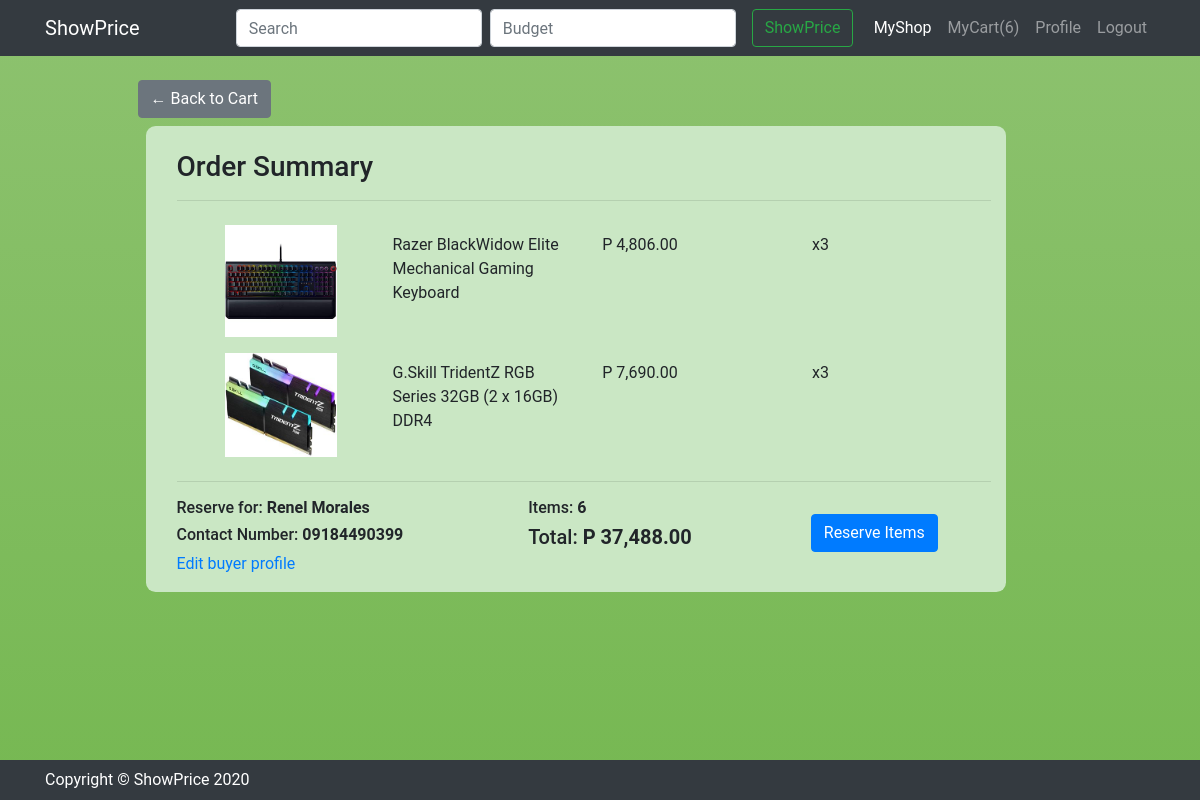
Page /cart/checkout (signed in) on the earlier database version.
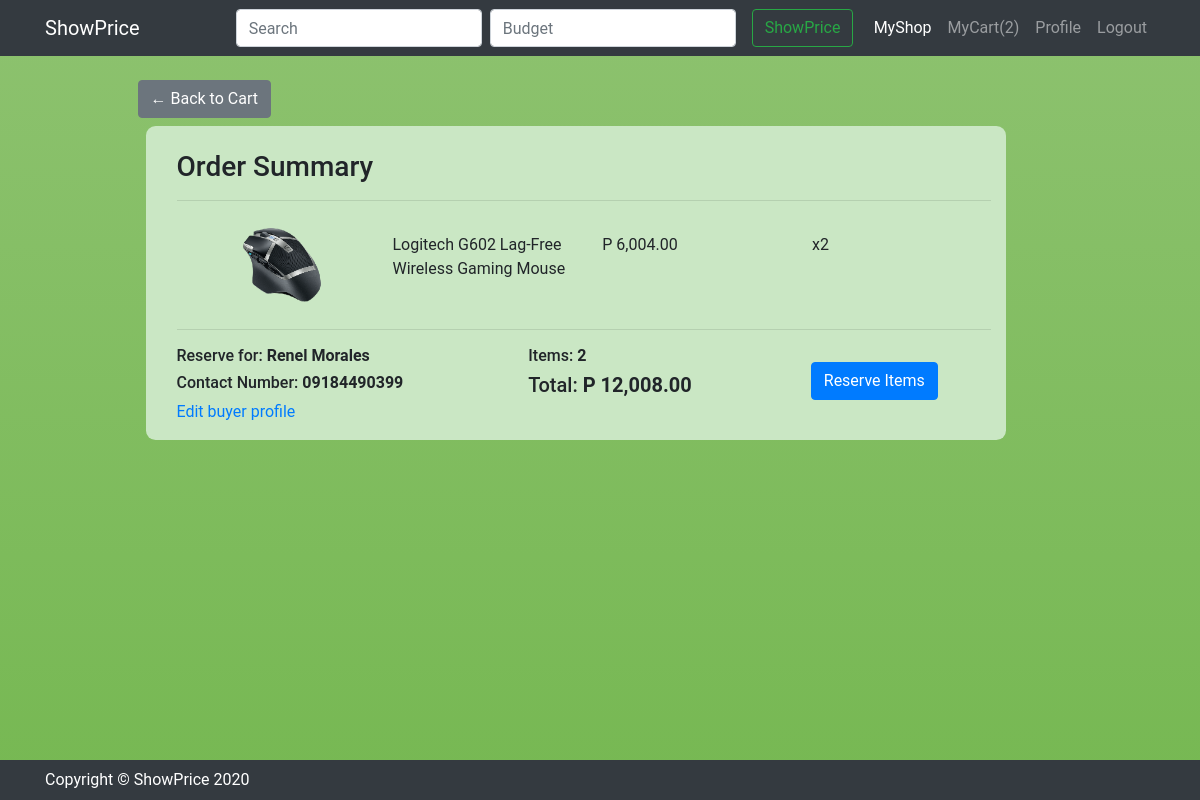
Same page on the later database version.
### cart/models.py (models this page shows, shortened)
class Cart(models.Model):
    user = models.OneToOneField(User, on_delete=models.CASCADE)
    @property
    def get_cart_total(self):
        cartitems = self.cartitem_set.all()
        total = sum([item.get_total for item in cartitems])
        return total
    @property
    def get_cart_items(self):
        cartitems = self.cartitem_set.all()
        total = sum([item.quantity for item in cartitems])
        return total

class CartItem(models.Model):
    product = models.ForeignKey(Product, on_delete=models.CASCADE)
    quantity = models.IntegerField(default=0)
    cart = models.ForeignKey(Cart, on_delete=models.CASCADE)
    @property
    def get_total(self):
        total = self.product.productPrice * self.quantity
        return total

### shop/models.py (models this page shows, shortened)
class Product(models.Model):
    productName = models.CharField(max_length=50, null=False, default='')
    productPrice = models.IntegerField(null=False, default=0)
    productDesc = models.TextField()
    productSpecs = models.TextField()
    productTags = models.CharField(max_length=100, null=False, default='')
    productStocks = models.IntegerField(null=False, default=0)
    productPosted = models.DateTimeField(default = timezone.now)
    store = models.ForeignKey(SellerProfile, on_delete=models.CASCADE, null=True)

class ProductImage(models.Model):
    product = models.OneToOneField(Product, on_delete=models.CASCADE)
    image = models.ImageField(default = 'product_default.jpg', upload_to='product_pics')

### users/models.py (models this page shows, shortened)
class BuyerProfile(models.Model):
    user = models.OneToOneField(User, on_delete=models.CASCADE)
    buyerName = models.CharField(max_length=255)
    buyerAddress = models.CharField(max_length=255)
    buyerContactNumber = models.CharField(max_length = 11)

### cart/views.py (the view)
# urls.py: path('cart/checkout', views.Checkout.as_view(), name='checkout'),
class Checkout(LoginRequiredMixin, ListView):
    model = CartItem
    context_object_name = 'cartitems'
    template_name='cart/checkout.html'
    allow_empty = True
    def get_queryset(self):
        mycart = get_object_or_404(Cart, user=self.request.user)
        return CartItem.objects.filter(cart=mycart)

### users/models.py (called while the page is built)
    def __str__(self):
        return f'{self.storeName}'

### cart/templates/cart/checkout.html
{% extends "cart/base.html" %}
{% load humanize %}
{% load thumbnail %}
{% load static %}
{% block css %}
<link href="{% static 'cart/main.css' %}" rel="stylesheet">
{% endblock css %}
{% block cart %}
<a class="btn btn-secondary offset-1" href="{% url 'my-cart' %}">&#x2190; Back to Cart</a>
<div class="row mt-2 offset-1">
    <div class="col-10 ml-2 table mb-5">
        {% if user.buyerprofile.buyerName == '' %}
        <h5 class="m-5">Set up <a href="{% url 'buyer-profile' %}">buyer profile</a> to checkout.</h3>
        {% else %}
            <div class="box-element mt-4 ml-3">
                {% if not cartitems %}
                    <h3 class="m-3">Your order is empty.</h3>
                {% else %}
                    <h3>Order Summary</h3>
                    <hr>
                    {% for item in cartitems %}
                    <div class="row ml-5">
                        <img class="icon pt-2 pb-2" src="{{ item.product.productimage.image.url }}" />
                        <div class="col ml-4">
                            <p>{{ item.product.productName }}</p>
                        </div>
                        <div class="col">
                            <p>P {{ item.product.productPrice|floatformat:2|intcomma }}</p>
                        </div>
                        <div class="col">
                            <p>x{{ item.quantity }} </p>
                        </div>
                    </div>
                    {% endfor %}
                    <hr>
                    <div class="row pb-3">
                        <div class="col-4">
                            <h6>Reserve for: <strong>{{ user.buyerprofile.buyerName }}</strong></h6>
                            <h6>Contact Number: <strong>{{ user.buyerprofile.buyerContactNumber }}</strong></h6>
                            <a href="{% url 'buyer-profile' %}">Edit buyer profile</a>
                        </div>
                        <div class="col-4 offset-1">
                            <h6>Items: <strong>{{ cartitems.0.cart.get_cart_items|intcomma }}</strong> </h6>
                            <h5>Total: <strong>P {{ cartitems.0.cart.get_cart_total|floatformat:2|intcomma }}</strong> </h5>
                        </div>
                        <div class="col">
                            <button class="btn btn-primary">
                                Reserve Items
                            </button>
                        </div>
                    </div>
                {% endif %}
            </div>
        {% endif %}
    </div>
</div>
{% endblock %}

### shop/templates/shop/base.html (shortened to what this page needs)
{% load static %}
{% load thumbnail %}
<!DOCTYPE html>
<html lang="en">
<head>
  <link rel="stylesheet" href="https://cdn.jsdelivr.net/npm/bootstrap@4.5.3/dist/css/bootstrap.min.css"
>
  {% block css %}
  {% endblock %}
</head>
<body>
  <nav class="navbar navbar-expand-lg navbar-dark bg-dark fixed-top">
    <div class="container">
      <a class="navbar-brand pr-5 mr-5" href="{% url 'shop-home' %}">ShowPrice</a>
      <form method="get" class="form-inline" action="{% url 'shop-home' %}">
        <input class="form-control mr-sm-2" name="q" type="text" id="id_q" placeholder="Search" aria-label="Search">
        <input class="form-control mr-sm-2" name="q" type="number" id="id_q2" placeholder="Budget" aria-label="Search">
        <button class="btn btn-outline-success ml-2" type="submit">ShowPrice</button>
      </form>
      <div class="collapse navbar-collapse" id="navbarResponsive">
        <ul class="navbar-nav ml-auto">
          {% if user.is_authenticated %}
          {% if user.sellerprofile.storeName != '' %}
          <li class="nav-item active">
            <a class="nav-link" href="{% url 'shop-list' user.sellerprofile %}">MyShop
            </a>
          </li>
          {% else %}
          <li class="nav-item active">
            <a class="nav-link" href="{% url 'seller-profile' %}">MyShop
              <span class="sr-only">(current)</span>
            </a>
          </li>
          {% endif %}
          <li class="nav-item">
            <a class="nav-link" href="{% url 'my-cart' %}">MyCart({{ user.cart.get_cart_items }})</a>
          </li>
          <li class="nav-item">
            <a class="nav-link" href="{% url 'profile' %}">Profile</a>
          </li>
          <li class="nav-item">
            <a class="nav-link" href="{% url 'logout' %}">Logout</a>
          </li>
          {% endif %}
        </ul>
      </div>
    </div>
  </nav>
  {% block content %}{% endblock %}
  <footer class="navbar fixed-bottom py-2 bg-dark">
    <div class="container">
      <p class="m-0 text-center text-white">Copyright &copy; ShowPrice 2020</p>
    </div>
  </footer>
</body>
</html>

Differences in the rows shown:
removed CartItem: product.productimage.image (picture), product.productName "Razer BlackWidow Elite Mechanical Gaming Keyboard", product.productPrice "4,806.00", quantity "3", cart+quantity "6", cart+product+quantity "37,488.00"
removed CartItem: product.productimage.image (picture), product.productName "G.Skill TridentZ RGB Series 32GB (2 x 16GB) DDR4", product.productPrice "7,690.00", quantity "3"
added CartItem: product.productimage.image (picture), product.productName "Logitech G602 Lag-Free Wireless Gaming Mouse", product.productPrice "6,004.00", quantity "2", cart+quantity "2", cart+product+quantity "12,008.00"
Other differences:
{{ user.cart.get_cart_items }}: "6" → "2"
